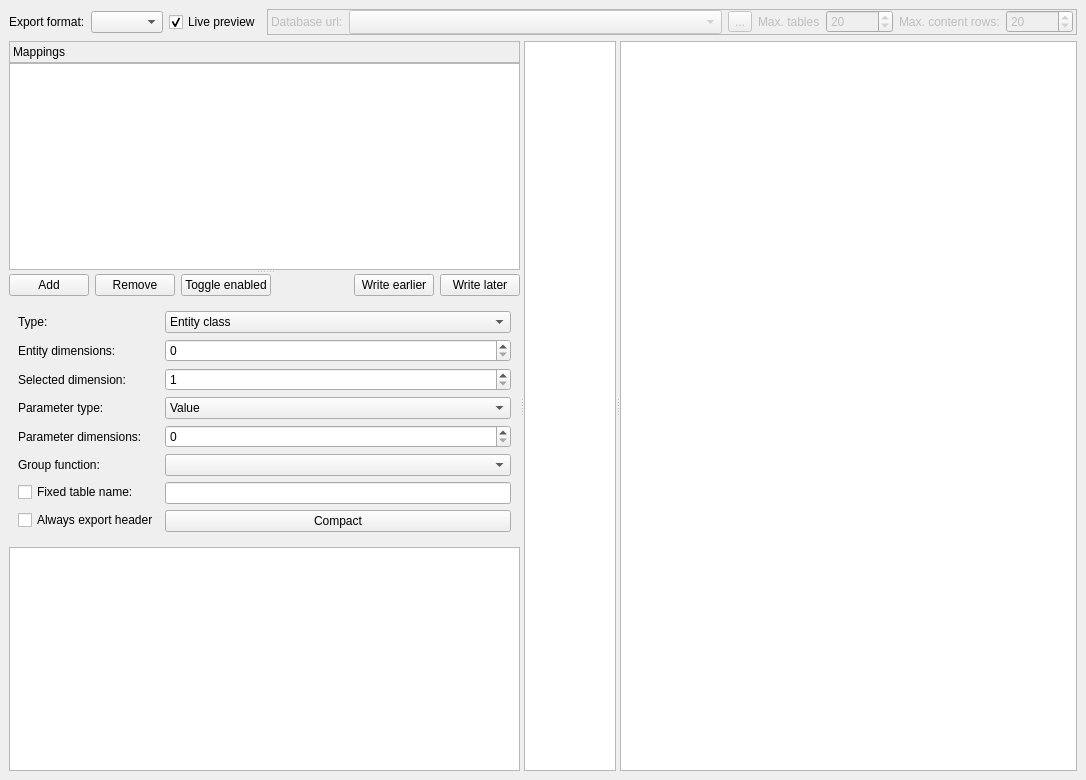
<?xml version="1.0" encoding="UTF-8"?>
<!--
######################################################################################################################
# Copyright (C) 2017-2022 Spine project consortium
# Copyright Spine Items contributors
# This file is part of Spine Items.
# Spine Items is free software: you can redistribute it and\/or modify it under the terms of the GNU Lesser General
# Public License as published by the Free Software Foundation, either version 3 of the License, or (at your option)
# any later version. This program is distributed in the hope that it will be useful, but WITHOUT ANY WARRANTY;
# without even the implied warranty of MERCHANTABILITY or FITNESS FOR A PARTICULAR PURPOSE. See the GNU Lesser General
# Public License for more details. You should have received a copy of the GNU Lesser General Public License along with
# this program. If not, see <http:\/\/www.gnu.org\/licenses\/>.
######################################################################################################################
-->
<ui version="4.0">
 <class>MainWindow</class>
 <widget class="QMainWindow" name="MainWindow">
  <property name="geometry">
   <rect>
    <x>0</x>
    <y>0</y>
    <width>1086</width>
    <height>780</height>
   </rect>
  </property>
  <property name="windowTitle">
   <string>MainWindow</string>
  </property>
  <property name="dockNestingEnabled">
   <bool>true</bool>
  </property>
  <widget class="QWidget" name="centralwidget">
   <layout class="QVBoxLayout" name="verticalLayout_10">
    <item>
     <layout class="QHBoxLayout" name="horizontalLayout_3">
      <property name="sizeConstraint">
       <enum>QLayout::SetDefaultConstraint</enum>
      </property>
      <item>
       <widget class="QLabel" name="label">
        <property name="sizePolicy">
         <sizepolicy hsizetype="Preferred" vsizetype="Preferred">
          <horstretch>0</horstretch>
          <verstretch>0</verstretch>
         </sizepolicy>
        </property>
        <property name="text">
         <string>Export format:</string>
        </property>
       </widget>
      </item>
      <item>
       <widget class="QComboBox" name="export_format_combo_box">
        <property name="sizePolicy">
         <sizepolicy hsizetype="Fixed" vsizetype="Fixed">
          <horstretch>1</horstretch>
          <verstretch>0</verstretch>
         </sizepolicy>
        </property>
       </widget>
      </item>
      <item>
       <widget class="QCheckBox" name="live_preview_check_box">
        <property name="text">
         <string>Live preview</string>
        </property>
        <property name="checked">
         <bool>true</bool>
        </property>
       </widget>
      </item>
      <item>
       <widget class="QFrame" name="frame_preview">
        <property name="enabled">
         <bool>false</bool>
        </property>
        <property name="sizePolicy">
         <sizepolicy hsizetype="Preferred" vsizetype="Fixed">
          <horstretch>0</horstretch>
          <verstretch>0</verstretch>
         </sizepolicy>
        </property>
        <property name="frameShape">
         <enum>QFrame::StyledPanel</enum>
        </property>
        <property name="frameShadow">
         <enum>QFrame::Raised</enum>
        </property>
        <layout class="QHBoxLayout" name="horizontalLayout">
         <property name="leftMargin">
          <number>3</number>
         </property>
         <property name="topMargin">
          <number>0</number>
         </property>
         <property name="rightMargin">
          <number>3</number>
         </property>
         <property name="bottomMargin">
          <number>0</number>
         </property>
         <item>
          <widget class="QLabel" name="label_9">
           <property name="text">
            <string>Database url:</string>
           </property>
          </widget>
         </item>
         <item>
          <widget class="ElidedCombobox" name="database_url_combo_box">
           <property name="sizePolicy">
            <sizepolicy hsizetype="Expanding" vsizetype="Fixed">
             <horstretch>0</horstretch>
             <verstretch>0</verstretch>
            </sizepolicy>
           </property>
           <property name="sizeAdjustPolicy">
            <enum>QComboBox::AdjustToMinimumContentsLengthWithIcon</enum>
           </property>
           <property name="minimumContentsLength">
            <number>16</number>
           </property>
          </widget>
         </item>
         <item>
          <widget class="QToolButton" name="load_url_from_fs_button">
           <property name="toolTip">
            <string>&lt;html&gt;&lt;head/&gt;&lt;body&gt;&lt;p&gt;Browse file system&lt;/p&gt;&lt;/body&gt;&lt;/html&gt;</string>
           </property>
           <property name="text">
            <string>...</string>
           </property>
           <property name="icon">
            <iconset resource="../../ui/resources/resources_icons.qrc">
             <normaloff>:/icons/folder-open-solid.svg</normaloff>:/icons/folder-open-solid.svg</iconset>
           </property>
          </widget>
         </item>
         <item>
          <widget class="QLabel" name="label_3">
           <property name="text">
            <string>Max. tables</string>
           </property>
          </widget>
         </item>
         <item>
          <widget class="QSpinBox" name="max_preview_tables_spin_box">
           <property name="maximum">
            <number>16777215</number>
           </property>
           <property name="singleStep">
            <number>10</number>
           </property>
           <property name="value">
            <number>20</number>
           </property>
          </widget>
         </item>
         <item>
          <widget class="QLabel" name="label_2">
           <property name="text">
            <string>Max. content rows:</string>
           </property>
          </widget>
         </item>
         <item>
          <widget class="QSpinBox" name="max_preview_rows_spin_box">
           <property name="maximum">
            <number>16777215</number>
           </property>
           <property name="singleStep">
            <number>10</number>
           </property>
           <property name="value">
            <number>20</number>
           </property>
          </widget>
         </item>
        </layout>
       </widget>
      </item>
     </layout>
    </item>
    <item>
     <widget class="QSplitter" name="splitter_3">
      <property name="orientation">
       <enum>Qt::Horizontal</enum>
      </property>
      <widget class="QSplitter" name="splitter_2">
       <property name="orientation">
        <enum>Qt::Vertical</enum>
       </property>
       <widget class="QWidget" name="mapping_list_layout_widget" native="true">
        <layout class="QVBoxLayout" name="verticalLayout_9">
         <property name="spacing">
          <number>0</number>
         </property>
         <item>
          <widget class="QFrame" name="frame">
           <property name="frameShape">
            <enum>QFrame::StyledPanel</enum>
           </property>
           <property name="frameShadow">
            <enum>QFrame::Raised</enum>
           </property>
           <layout class="QVBoxLayout" name="verticalLayout_11">
            <property name="spacing">
             <number>0</number>
            </property>
            <property name="leftMargin">
             <number>3</number>
            </property>
            <property name="topMargin">
             <number>3</number>
            </property>
            <property name="rightMargin">
             <number>3</number>
            </property>
            <property name="bottomMargin">
             <number>3</number>
            </property>
            <item>
             <widget class="QLabel" name="label_11">
              <property name="text">
               <string>Mappings</string>
              </property>
             </widget>
            </item>
           </layout>
          </widget>
         </item>
         <item>
          <widget class="QTableView" name="mappings_table">
           <property name="contextMenuPolicy">
            <enum>Qt::CustomContextMenu</enum>
           </property>
           <property name="selectionBehavior">
            <enum>QAbstractItemView::SelectRows</enum>
           </property>
           <property name="showGrid">
            <bool>false</bool>
           </property>
           <attribute name="verticalHeaderVisible">
            <bool>false</bool>
           </attribute>
          </widget>
         </item>
        </layout>
       </widget>
       <widget class="QWidget" name="mapping_controls_layout_widget" native="true">
        <layout class="QVBoxLayout" name="verticalLayout_8">
         <item>
          <layout class="QHBoxLayout" name="horizontalLayout_2">
           <item>
            <widget class="QPushButton" name="add_mapping_button">
             <property name="text">
              <string>Add</string>
             </property>
            </widget>
           </item>
           <item>
            <widget class="QPushButton" name="remove_mapping_button">
             <property name="text">
              <string>Remove</string>
             </property>
            </widget>
           </item>
           <item>
            <widget class="QPushButton" name="toggle_enabled_button">
             <property name="toolTip">
              <string>Enable or disable all mappings at once.</string>
             </property>
             <property name="text">
              <string>Toggle enabled</string>
             </property>
            </widget>
           </item>
           <item>
            <spacer name="horizontalSpacer_2">
             <property name="orientation">
              <enum>Qt::Horizontal</enum>
             </property>
             <property name="sizeHint" stdset="0">
              <size>
               <width>40</width>
               <height>20</height>
              </size>
             </property>
            </spacer>
           </item>
           <item>
            <widget class="QPushButton" name="write_earlier_button">
             <property name="toolTip">
              <string>Prioratize mapping.</string>
             </property>
             <property name="text">
              <string>Write earlier</string>
             </property>
            </widget>
           </item>
           <item>
            <widget class="QPushButton" name="write_later_button">
             <property name="toolTip">
              <string>Deprioratize mapping.</string>
             </property>
             <property name="text">
              <string>Write later</string>
             </property>
            </widget>
           </item>
          </layout>
         </item>
         <item>
          <widget class="QFrame" name="mapping_options_contents">
           <layout class="QFormLayout" name="formLayout">
            <item row="0" column="0">
             <widget class="QLabel" name="label_4">
              <property name="text">
               <string>Type:</string>
              </property>
             </widget>
            </item>
            <item row="0" column="1">
             <widget class="QComboBox" name="item_type_combo_box">
              <item>
               <property name="text">
                <string>Entity class</string>
               </property>
              </item>
              <item>
               <property name="text">
                <string>Entity class with dimension parameter</string>
               </property>
              </item>
              <item>
               <property name="text">
                <string>Entity group</string>
               </property>
              </item>
              <item>
               <property name="text">
                <string>Alternative</string>
               </property>
              </item>
              <item>
               <property name="text">
                <string>Scenario</string>
               </property>
              </item>
              <item>
               <property name="text">
                <string>Scenario alternative</string>
               </property>
              </item>
              <item>
               <property name="text">
                <string>Parameter value list</string>
               </property>
              </item>
             </widget>
            </item>
            <item row="2" column="0">
             <widget class="QLabel" name="label_8">
              <property name="text">
               <string>Entity dimensions:</string>
              </property>
             </widget>
            </item>
            <item row="2" column="1">
             <widget class="QSpinBox" name="entity_dimensions_spin_box">
              <property name="toolTip">
               <string>Number of expected relationship dimensions.</string>
              </property>
              <property name="minimum">
               <number>0</number>
              </property>
             </widget>
            </item>
            <item row="3" column="0">
             <widget class="QLabel" name="label_7">
              <property name="text">
               <string>Selected dimension:</string>
              </property>
             </widget>
            </item>
            <item row="3" column="1">
             <widget class="QSpinBox" name="highlight_dimension_spin_box">
              <property name="toolTip">
               <string>Relationship dimension used to select object parameters for export.</string>
              </property>
              <property name="minimum">
               <number>1</number>
              </property>
             </widget>
            </item>
            <item row="4" column="0">
             <widget class="QLabel" name="label_5">
              <property name="text">
               <string>Parameter type:</string>
              </property>
             </widget>
            </item>
            <item row="4" column="1">
             <widget class="QComboBox" name="parameter_type_combo_box">
              <item>
               <property name="text">
                <string>Value</string>
               </property>
              </item>
              <item>
               <property name="text">
                <string>Default value</string>
               </property>
              </item>
              <item>
               <property name="text">
                <string>None</string>
               </property>
              </item>
             </widget>
            </item>
            <item row="5" column="0">
             <widget class="QLabel" name="label_10">
              <property name="text">
               <string>Parameter dimensions:</string>
              </property>
             </widget>
            </item>
            <item row="5" column="1">
             <widget class="QSpinBox" name="parameter_dimensions_spin_box">
              <property name="toolTip">
               <string>Number of expected parameter value dimensions.</string>
              </property>
             </widget>
            </item>
            <item row="7" column="0">
             <widget class="QCheckBox" name="fix_table_name_check_box">
              <property name="text">
               <string>Fixed table name:</string>
              </property>
             </widget>
            </item>
            <item row="7" column="1">
             <widget class="QLineEdit" name="fix_table_name_line_edit"/>
            </item>
            <item row="10" column="0">
             <widget class="QCheckBox" name="always_export_header_check_box">
              <property name="toolTip">
               <string>Export header even when a table is otherwise empty.</string>
              </property>
              <property name="text">
               <string>Always export header</string>
              </property>
             </widget>
            </item>
            <item row="10" column="1">
             <widget class="QPushButton" name="compact_button">
              <property name="toolTip">
               <string>Compact mapping by removing empty columns and rows.</string>
              </property>
              <property name="text">
               <string>Compact</string>
              </property>
             </widget>
            </item>
            <item row="6" column="0">
             <widget class="QLabel" name="label_6">
              <property name="text">
               <string>Group function:</string>
              </property>
             </widget>
            </item>
            <item row="6" column="1">
             <widget class="QComboBox" name="group_fn_combo_box">
              <property name="toolTip">
               <string>Group/aggregate data that ends up in the same cell in pivot tables.</string>
              </property>
             </widget>
            </item>
           </layout>
          </widget>
         </item>
         <item>
          <widget class="QTableView" name="mapping_table_view">
           <property name="selectionMode">
            <enum>QAbstractItemView::SingleSelection</enum>
           </property>
           <attribute name="horizontalHeaderStretchLastSection">
            <bool>true</bool>
           </attribute>
           <attribute name="verticalHeaderVisible">
            <bool>false</bool>
           </attribute>
          </widget>
         </item>
        </layout>
       </widget>
      </widget>
      <widget class="QSplitter" name="splitter">
       <property name="orientation">
        <enum>Qt::Horizontal</enum>
       </property>
       <widget class="QTreeView" name="preview_tree_view">
        <property name="sizePolicy">
         <sizepolicy hsizetype="Expanding" vsizetype="Expanding">
          <horstretch>1</horstretch>
          <verstretch>0</verstretch>
         </sizepolicy>
        </property>
        <attribute name="headerVisible">
         <bool>false</bool>
        </attribute>
       </widget>
       <widget class="QTableView" name="preview_table_view">
        <property name="sizePolicy">
         <sizepolicy hsizetype="Expanding" vsizetype="Expanding">
          <horstretch>5</horstretch>
          <verstretch>0</verstretch>
         </sizepolicy>
        </property>
       </widget>
      </widget>
     </widget>
    </item>
   </layout>
  </widget>
 </widget>
 <customwidgets>
  <customwidget>
   <class>ElidedCombobox</class>
   <extends>QComboBox</extends>
   <header>spinetoolbox/widgets/custom_combobox.h</header>
  </customwidget>
 </customwidgets>
 <tabstops>
  <tabstop>export_format_combo_box</tabstop>
  <tabstop>live_preview_check_box</tabstop>
  <tabstop>database_url_combo_box</tabstop>
  <tabstop>load_url_from_fs_button</tabstop>
  <tabstop>max_preview_tables_spin_box</tabstop>
  <tabstop>max_preview_rows_spin_box</tabstop>
  <tabstop>mappings_table</tabstop>
  <tabstop>add_mapping_button</tabstop>
  <tabstop>remove_mapping_button</tabstop>
  <tabstop>toggle_enabled_button</tabstop>
  <tabstop>write_earlier_button</tabstop>
  <tabstop>write_later_button</tabstop>
  <tabstop>item_type_combo_box</tabstop>
  <tabstop>entity_dimensions_spin_box</tabstop>
  <tabstop>highlight_dimension_spin_box</tabstop>
  <tabstop>parameter_type_combo_box</tabstop>
  <tabstop>parameter_dimensions_spin_box</tabstop>
  <tabstop>group_fn_combo_box</tabstop>
  <tabstop>fix_table_name_check_box</tabstop>
  <tabstop>fix_table_name_line_edit</tabstop>
  <tabstop>always_export_header_check_box</tabstop>
  <tabstop>compact_button</tabstop>
  <tabstop>mapping_table_view</tabstop>
  <tabstop>preview_tree_view</tabstop>
  <tabstop>preview_table_view</tabstop>
 </tabstops>
 <resources>
  <include location="../../ui/resources/resources_icons.qrc"/>
 </resources>
 <connections/>
</ui>
